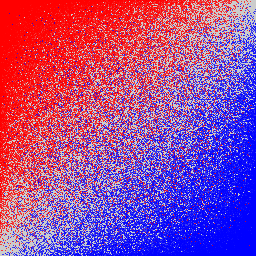
Frame 1 (no input)
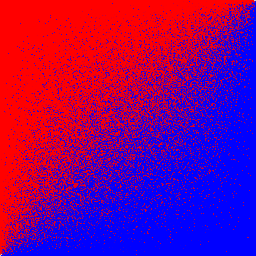
Frame 60 (the mouse pressed at the canvas centre just before this capture)
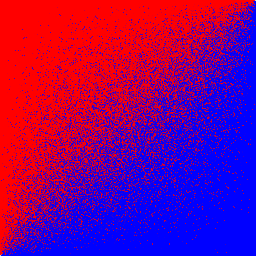
Frame 120 (the mouse held since frame 60 and released just before this capture)

The Processing sketch that drew these frames (run headless with seeded random() and noise(); from frame 60 on, the mouse is pressed at the canvas centre):

// Processing sketch: processing_3469
// ── processing_3469.pde

void setup(){size(256,256);}void draw(){for(int i=0;i<width;i++)for(int j=0;j<height;j++){stroke(255,0,0);point(random(i),random(j));stroke(0,0,255 );point(width-random(i),height-random(j));}}
